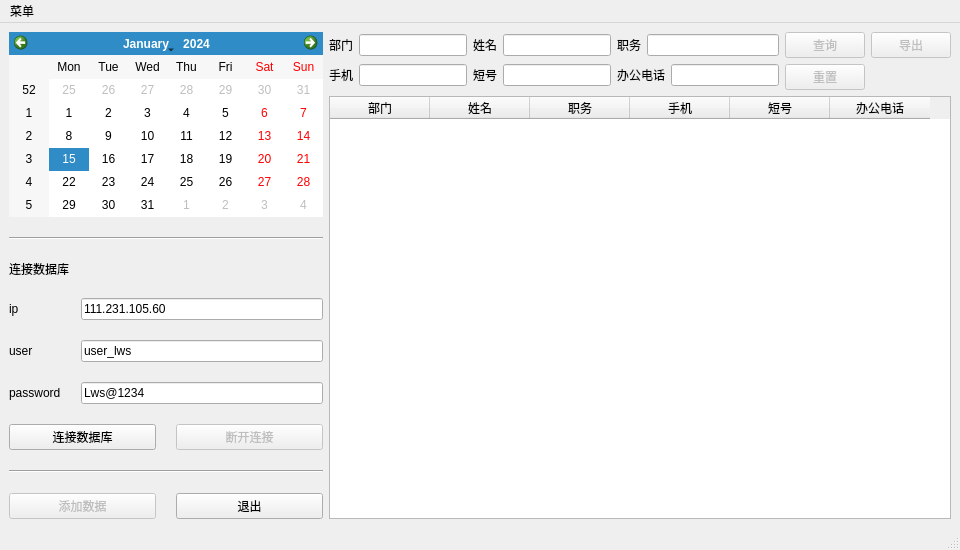
<?xml version="1.0" encoding="UTF-8"?>
<ui version="4.0">
 <class>MainWindow</class>
 <widget class="QMainWindow" name="MainWindow">
  <property name="geometry">
   <rect>
    <x>0</x>
    <y>0</y>
    <width>960</width>
    <height>550</height>
   </rect>
  </property>
  <property name="maximumSize">
   <size>
    <width>960</width>
    <height>550</height>
   </size>
  </property>
  <property name="windowTitle">
   <string>MainWindow</string>
  </property>
  <widget class="QWidget" name="centralwidget">
   <layout class="QHBoxLayout" name="horizontalLayout_8">
    <item>
     <layout class="QVBoxLayout" name="verticalLayout_3">
      <property name="spacing">
       <number>20</number>
      </property>
      <item>
       <widget class="QCalendarWidget" name="calendarWidget"/>
      </item>
      <item>
       <widget class="Line" name="line_2">
        <property name="orientation">
         <enum>Qt::Horizontal</enum>
        </property>
       </widget>
      </item>
      <item>
       <widget class="QLabel" name="label_10">
        <property name="text">
         <string>连接数据库</string>
        </property>
       </widget>
      </item>
      <item>
       <layout class="QVBoxLayout" name="verticalLayout_2">
        <item>
         <layout class="QGridLayout" name="gridLayout_3">
          <item row="0" column="0">
           <widget class="QLabel" name="label_7">
            <property name="text">
             <string>ip</string>
            </property>
           </widget>
          </item>
          <item row="0" column="1">
           <widget class="QLineEdit" name="lineEdit_7">
            <property name="enabled">
             <bool>true</bool>
            </property>
            <property name="text">
             <string>111.231.105.60</string>
            </property>
           </widget>
          </item>
          <item row="1" column="0">
           <widget class="QLabel" name="label_8">
            <property name="text">
             <string>user</string>
            </property>
           </widget>
          </item>
          <item row="1" column="1">
           <widget class="QLineEdit" name="lineEdit_8">
            <property name="text">
             <string>user_lws</string>
            </property>
           </widget>
          </item>
          <item row="2" column="0">
           <widget class="QLabel" name="label_9">
            <property name="text">
             <string>password</string>
            </property>
           </widget>
          </item>
          <item row="2" column="1">
           <widget class="QLineEdit" name="lineEdit_9">
            <property name="text">
             <string>Lws@1234</string>
            </property>
           </widget>
          </item>
         </layout>
        </item>
        <item>
         <layout class="QHBoxLayout" name="horizontalLayout_10">
          <item>
           <widget class="QPushButton" name="pushButton_6">
            <property name="text">
             <string>连接数据库</string>
            </property>
           </widget>
          </item>
          <item>
           <widget class="QPushButton" name="pushButton_7">
            <property name="enabled">
             <bool>false</bool>
            </property>
            <property name="text">
             <string>断开连接</string>
            </property>
           </widget>
          </item>
         </layout>
        </item>
       </layout>
      </item>
      <item>
       <widget class="Line" name="line">
        <property name="orientation">
         <enum>Qt::Horizontal</enum>
        </property>
       </widget>
      </item>
      <item>
       <layout class="QHBoxLayout" name="horizontalLayout_7">
        <item>
         <widget class="QPushButton" name="pushButton">
          <property name="enabled">
           <bool>false</bool>
          </property>
          <property name="mouseTracking">
           <bool>false</bool>
          </property>
          <property name="contextMenuPolicy">
           <enum>Qt::DefaultContextMenu</enum>
          </property>
          <property name="acceptDrops">
           <bool>false</bool>
          </property>
          <property name="autoFillBackground">
           <bool>false</bool>
          </property>
          <property name="text">
           <string>添加数据</string>
          </property>
          <property name="checkable">
           <bool>false</bool>
          </property>
          <property name="checked">
           <bool>false</bool>
          </property>
          <property name="autoDefault">
           <bool>false</bool>
          </property>
          <property name="default">
           <bool>false</bool>
          </property>
          <property name="flat">
           <bool>false</bool>
          </property>
         </widget>
        </item>
        <item>
         <widget class="QPushButton" name="pushButton_5">
          <property name="text">
           <string>退出</string>
          </property>
         </widget>
        </item>
       </layout>
      </item>
     </layout>
    </item>
    <item>
     <layout class="QVBoxLayout" name="verticalLayout">
      <item>
       <layout class="QGridLayout" name="gridLayout_2">
        <item row="0" column="0" rowspan="2">
         <layout class="QGridLayout" name="gridLayout">
          <item row="0" column="0">
           <layout class="QHBoxLayout" name="horizontalLayout">
            <item>
             <widget class="QLabel" name="label">
              <property name="text">
               <string>部门</string>
              </property>
             </widget>
            </item>
            <item>
             <widget class="QLineEdit" name="lineEdit"/>
            </item>
           </layout>
          </item>
          <item row="0" column="1">
           <layout class="QHBoxLayout" name="horizontalLayout_2">
            <item>
             <widget class="QLabel" name="label_2">
              <property name="text">
               <string>姓名</string>
              </property>
             </widget>
            </item>
            <item>
             <widget class="QLineEdit" name="lineEdit_2"/>
            </item>
           </layout>
          </item>
          <item row="0" column="2">
           <layout class="QHBoxLayout" name="horizontalLayout_3">
            <item>
             <widget class="QLabel" name="label_3">
              <property name="text">
               <string>职务</string>
              </property>
             </widget>
            </item>
            <item>
             <widget class="QLineEdit" name="lineEdit_3"/>
            </item>
           </layout>
          </item>
          <item row="1" column="0">
           <layout class="QHBoxLayout" name="horizontalLayout_4">
            <item>
             <widget class="QLabel" name="label_4">
              <property name="text">
               <string>手机</string>
              </property>
             </widget>
            </item>
            <item>
             <widget class="QLineEdit" name="lineEdit_4"/>
            </item>
           </layout>
          </item>
          <item row="1" column="1">
           <layout class="QHBoxLayout" name="horizontalLayout_5">
            <item>
             <widget class="QLabel" name="label_5">
              <property name="text">
               <string>短号</string>
              </property>
             </widget>
            </item>
            <item>
             <widget class="QLineEdit" name="lineEdit_5"/>
            </item>
           </layout>
          </item>
          <item row="1" column="2">
           <layout class="QHBoxLayout" name="horizontalLayout_6">
            <item>
             <widget class="QLabel" name="label_6">
              <property name="text">
               <string>办公电话</string>
              </property>
             </widget>
            </item>
            <item>
             <widget class="QLineEdit" name="lineEdit_6"/>
            </item>
           </layout>
          </item>
         </layout>
        </item>
        <item row="0" column="1">
         <widget class="QPushButton" name="pushButton_2">
          <property name="enabled">
           <bool>false</bool>
          </property>
          <property name="text">
           <string>查询</string>
          </property>
         </widget>
        </item>
        <item row="0" column="2">
         <widget class="QPushButton" name="pushButton_4">
          <property name="enabled">
           <bool>false</bool>
          </property>
          <property name="text">
           <string>导出</string>
          </property>
         </widget>
        </item>
        <item row="1" column="1">
         <widget class="QPushButton" name="pushButton_3">
          <property name="enabled">
           <bool>false</bool>
          </property>
          <property name="text">
           <string>重置</string>
          </property>
         </widget>
        </item>
       </layout>
      </item>
      <item>
       <widget class="QTableWidget" name="tableWidget">
        <column>
         <property name="text">
          <string>部门</string>
         </property>
        </column>
        <column>
         <property name="text">
          <string>姓名</string>
         </property>
        </column>
        <column>
         <property name="text">
          <string>职务</string>
         </property>
        </column>
        <column>
         <property name="text">
          <string>手机</string>
         </property>
        </column>
        <column>
         <property name="text">
          <string>短号</string>
         </property>
        </column>
        <column>
         <property name="text">
          <string>办公电话</string>
         </property>
        </column>
       </widget>
      </item>
     </layout>
    </item>
   </layout>
  </widget>
  <widget class="QMenuBar" name="menubar">
   <property name="geometry">
    <rect>
     <x>0</x>
     <y>0</y>
     <width>960</width>
     <height>23</height>
    </rect>
   </property>
   <widget class="QMenu" name="menu">
    <property name="title">
     <string>菜单</string>
    </property>
   </widget>
   <addaction name="menu"/>
  </widget>
  <widget class="QStatusBar" name="statusbar"/>
  <action name="actionconnect_to_database">
   <property name="text">
    <string>连接数据库</string>
   </property>
  </action>
  <action name="actionasc">
   <property name="text">
    <string>asc </string>
   </property>
  </action>
 </widget>
 <resources/>
 <connections>
  <connection>
   <sender>pushButton_3</sender>
   <signal>clicked()</signal>
   <receiver>lineEdit</receiver>
   <slot>clear()</slot>
   <hints>
    <hint type="sourcelabel">
     <x>62</x>
     <y>461</y>
    </hint>
    <hint type="destinationlabel">
     <x>130</x>
     <y>71</y>
    </hint>
   </hints>
  </connection>
  <connection>
   <sender>pushButton_3</sender>
   <signal>clicked()</signal>
   <receiver>lineEdit_2</receiver>
   <slot>clear()</slot>
   <hints>
    <hint type="sourcelabel">
     <x>62</x>
     <y>461</y>
    </hint>
    <hint type="destinationlabel">
     <x>130</x>
     <y>126</y>
    </hint>
   </hints>
  </connection>
  <connection>
   <sender>pushButton_3</sender>
   <signal>clicked()</signal>
   <receiver>lineEdit_3</receiver>
   <slot>clear()</slot>
   <hints>
    <hint type="sourcelabel">
     <x>62</x>
     <y>461</y>
    </hint>
    <hint type="destinationlabel">
     <x>130</x>
     <y>181</y>
    </hint>
   </hints>
  </connection>
  <connection>
   <sender>pushButton_3</sender>
   <signal>clicked()</signal>
   <receiver>lineEdit_4</receiver>
   <slot>clear()</slot>
   <hints>
    <hint type="sourcelabel">
     <x>62</x>
     <y>461</y>
    </hint>
    <hint type="destinationlabel">
     <x>130</x>
     <y>236</y>
    </hint>
   </hints>
  </connection>
  <connection>
   <sender>pushButton_3</sender>
   <signal>clicked()</signal>
   <receiver>lineEdit_5</receiver>
   <slot>clear()</slot>
   <hints>
    <hint type="sourcelabel">
     <x>62</x>
     <y>461</y>
    </hint>
    <hint type="destinationlabel">
     <x>130</x>
     <y>291</y>
    </hint>
   </hints>
  </connection>
  <connection>
   <sender>pushButton_3</sender>
   <signal>clicked()</signal>
   <receiver>lineEdit_6</receiver>
   <slot>clear()</slot>
   <hints>
    <hint type="sourcelabel">
     <x>62</x>
     <y>461</y>
    </hint>
    <hint type="destinationlabel">
     <x>130</x>
     <y>346</y>
    </hint>
   </hints>
  </connection>
  <connection>
   <sender>pushButton_5</sender>
   <signal>clicked()</signal>
   <receiver>MainWindow</receiver>
   <slot>close()</slot>
   <hints>
    <hint type="sourcelabel">
     <x>159</x>
     <y>519</y>
    </hint>
    <hint type="destinationlabel">
     <x>399</x>
     <y>299</y>
    </hint>
   </hints>
  </connection>
 </connections>
</ui>
